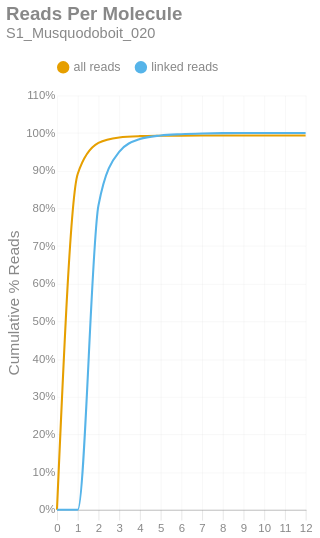

This figure's notebook cell:
### Markdown cell above
### Reads per Molecule
This chart shows the cumulative distribution of the number of reads per linked molecule. That is, how many alignments are associated with a unique molecule. This excludes the number of reads associated with invalid or absent linked-read barcodes. The `linked` histogram is the percentages recalculated when disregarding singletons.

### Code cell
if SKIPLR:
    print_html(f"Skipped")
else:
    counts = np.bincount(valids['reads'].cast(pl.Int64).to_numpy())
    weighted = counts * np.arange(len(counts))
    all_perc = weighted / n_reads
    linked_perc = weighted / n_linked_reads
    linked_perc[1] = 0
    binned_df = pl.DataFrame({
        'readsper': list(range(len(counts))),
        'all reads (cumsum)': np.cumsum(all_perc).tolist(),
        'linked reads (cumsum)': np.cumsum(linked_perc).tolist(),
    })

    with SafeRender(binned_df):
        (
            density_plot(binned_df, 'Reads Per Molecule', samplename, 'readspmol')
            .encode(
                x=alt.X('readsper:O', title=None).axis(labelAngle=0).scale(padding=0),
                y=alt.Y('value:Q', title='Cumulative % Reads').axis(format='%').stack(False),
                color=alt.Color("key:N").scale(domain=["all reads", "linked reads"]),
                tooltip=[
                    alt.Tooltip("key:N", title="Data Type"),
                    alt.Tooltip("readsper:O", title="Reads Per Molecule"),
                    alt.Tooltip("value:Q", format=".2%", title="% Reads (Cum.)")
                ]            
            )
        ).display()

### Figure 1 — Vega-Lite specification as saved in the notebook (floating-point values rounded to 4 significant figures)
{"width": "container", "height": 400, "config": {"title": {"anchor": "start", "dy": -15, "fontSize": 18, "color": "#888888", "subtitleColor": "#888888", "subtitleFontSize": 14}, "arc": {"fill": "#0072B2"}, "axis": {"domainColor": "#888888", "domainWidth": 0.5, "gridWidth": 0.2, "grid": false, "titleFontWeight": 400, "titleFontSize": 15, "labelFontSize": 11, "labelColor": "#888888", "tickColor": "#888888", "tickWidth": 0.2, "titleColor": "#888888"}, "axisBand": {"grid": false}, "axisX": {"grid": true, "tickSize": 10, "domainCap": "round"}, "axisY": {"domain": false, "grid": true, "tickSize": 0, "domainCap": "round"}, "background": "transparent", "header": {"labelFontSize": 15, "labelColor": "#888888", "titleFontSize": 15, "titleFontWeight": 600, "titleColor": "#888888"}, "legend": {"labelFont": "sans-serif", "labelFontSize": 12, "labelColor": "#888888", "symbolSize": 100, "symbolType": "circle", "titleFontSize": 12, "titlePadding": 10, "titleColor": "#888888", "title": null, "orient": "top"}, "range": {"category": ["#E69F00", "#56B4E9", "#009E73", "#F0E442", "#0072B2", "#D55E00", "#CC79A7", "#000000"], "diverging": ["#cfe8f3", "#a2d4ec", "#73bfe2", "#46abdb", "#1696d2", "#12719e"]}, "area": {"fill": "#0072B2", "fillOpacity": 0.7, "line": true, "strokeOpacity": 0.7}, "line": {"color": "#0072B2", "stroke": "#0072B2", "strokeWidth": 2}, "trail": {"color": "#0072B2", "stroke": "#0072B2", "strokeWidth": 0, "size": 1}, "point": {"filled": true, "fillOpacity": 1.0, "size": 95}, "text": {"color": "#888888", "fontSize": 11, "align": "right", "fontWeight": 400, "size": 11}, "bar": {"fill": "#0072B2", "stroke": null}, "view": {"stroke": null, "continuousWidth": 660, "continuousHeight": 400}}, "data": {"name": "data-01738186f5864b97a8901eb4ecc8a3b4"}, "mark": {"type": "line", "interpolate": "monotone", "point": {"opacity": 0, "size": 275}}, "encoding": {"color": {"field": "key", "scale": {"domain": ["all reads", "linked reads"]}, "type": "nominal"}, "tooltip": [{"field": "key", "title": "Data Type", "type": "nominal"}, {"field": "readsper", "title": "Reads Per Molecule", "type": "ordinal"}, {"field": "value", "format": ".2%", "title": "% Reads (Cum.)", "type": "quantitative"}], "x": {"axis": {"labelAngle": 0}, "field": "readsper", "scale": {"padding": 0}, "title": null, "type": "ordinal"}, "y": {"axis": {"format": "%"}, "field": "value", "stack": false, "title": "Cumulative % Reads", "type": "quantitative"}}, "params": [{"name": "param_c36ac31b6afebe62", "select": {"type": "point", "fields": ["key"]}, "bind": "legend"}], "title": {"text": "Reads Per Molecule", "subtitle": "S1_Musquodoboit_020"}, "transform": [{"fold": ["all reads (cumsum)", "linked reads (cumsum)"]}, {"calculate": "replace(datum.key, ' (cumsum)', '')", "as": "key"}, {"filter": {"param": "param_c36ac31b6afebe62"}}], "usermeta": {"embedOptions": {"downloadFileName": "S1_Musquodoboit_020.readspmol"}}, "$schema": "https://vega.github.io/schema/vega-lite/v6.1.0.json", "datasets": {"data-01738186f5864b97a8901eb4ecc8a3b4": [{"readsper": 0, "all reads (cumsum)": 0.0, "linked reads (cumsum)": 0.0}, {"readsper": 1, "all reads (cumsum)": 0.891, "linked reads (cumsum)": 0.0}, {"readsper": 2, "all reads (cumsum)": 0.9735, "linked reads (cumsum)": 0.8072}, {"readsper": 3, "all reads (cumsum)": 0.9881, "linked reads (cumsum)": 0.95}, {"readsper": 4, "all reads (cumsum)": 0.9916, "linked reads (cumsum)": 0.9839}, {"readsper": 5, "all reads (cumsum)": 0.9926, "linked reads (cumsum)": 0.9933}, {"readsper": 6, "all reads (cumsum)": 0.9929, "linked reads (cumsum)": 0.9967}, {"readsper": 7, "all reads (cumsum)": 0.9931, "linked reads (cumsum)": 0.9986}, {"readsper": 8, "all reads (cumsum)": 0.9932, "linked reads (cumsum)": 0.9995}, {"readsper": 9, "all reads (cumsum)": 0.9932, "linked reads (cumsum)": 0.9999}, {"readsper": 10, "all reads (cumsum)": 0.9932, "linked reads (cumsum)": 0.9999}, {"readsper": 11, "all reads (cumsum)": 0.9932, "linked reads (cumsum)": 0.9999}, {"readsper": 12, "all reads (cumsum)": 0.9932, "linked reads (cumsum)": 1.0}]}}
